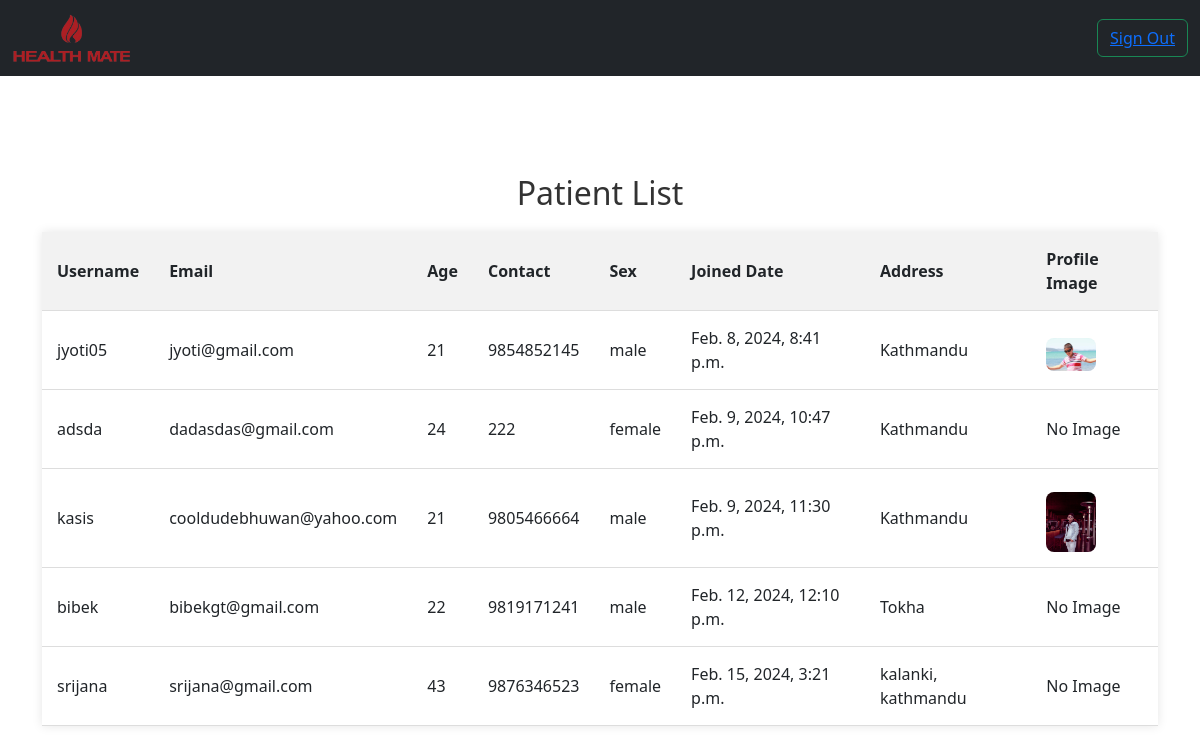
/patient_list, run on the app's committed database.
### home/models.py (models this page shows, shortened)
class CustomUser(AbstractUser):
    age = models.IntegerField(null=True, blank=True)
    contact = models.CharField(max_length=15, null=True, blank=True)
    joined_date = models.DateTimeField(auto_now_add=True)
    sex = models.CharField(max_length=10, choices=[('male', 'Male'), ('female', 'Female'), ('other', 'Other')], null=True, blank=True)
    address = models.TextField(null=True, blank=True)
    profile_image = models.ImageField(upload_to='profile_images/', null=True, blank=True)
    objects = CustomUserManager()

### home/views.py (the view)
# urls.py: path("patient_list",views.patient_list, name="patient_list"),
def patient_list(request):
    patients = CustomUser.objects.filter(is_superuser=False, doctor__isnull=True)
    context = {'patients': patients}
    return render(request, 'patient_list.html', context)

### template/patient_list.html (shortened to what this page needs)
{% extends 'admin_base.html' %}
{% block content %}
    <div class="container">
        <h2>Patient List</h2>
        <table class="patient-table">
            <thead>
                <tr>
                    <th>Username</th>
                    <th>Email</th>
                    <th>Age</th>
                    <th>Contact</th>
                    <th>Sex</th>
                    <th>Joined Date</th>
                    <th>Address</th>
                    <th>Profile Image</th>
                </tr>
            </thead>
            <tbody>
                {% for patient in patients %}
                    <tr>
                        <td>{{ patient.username }}</td>
                        <td>{{ patient.email }}</td>
                        <td>{{ patient.age }}</td>
                        <td>{{ patient.contact }}</td>
                        <td>{{ patient.sex }}</td>
                        <td>{{ patient.joined_date }}</td>
                        <td>{{ patient.address }}</td>
                        <td>
                            {% if patient.profile_image %}
                                <img src="{{ patient.profile_image.url }}" alt="{{ patient.username }} Profile Image" width="50">
                            {% else %}
                                No Image
                            {% endif %}
                        </td>
                    </tr>
                {% endfor %}
            </tbody>
        </table>
    </div>
{% endblock %}

### template/patient_list.html (style rules this page uses)
.container { margin-top: 50px; text-align: center; }
h2 { color: #333; text-align: center; margin-bottom: 20px; }
.patient-table { width: 100%; border-collapse: collapse; margin: 20px 0; box-shadow: 0 0 10px rgba(0, 0, 0, 0.1); }
.patient-table th, .patient-table td { padding: 15px; text-align: left; border-bottom: 1px solid #ddd; }
.patient-table { background-color: #fff; transition: background-color 0.3s ease; }
.patient-table th { background-color: #f2f2f2; }
.patient-table td img { max-width: 100%; height: auto; border-radius: 8px; margin-top: 8px; }

### data on the page
CustomUser: username "jyoti05", email "jyoti@gmail.com", age "21", contact "9854852145", sex "male", joined_date "Feb. 8, 2024, 8:41 p.m.", address "Kathmandu", profile_image (picture)
CustomUser: username "adsda", email "dadasdas@gmail.com", age "24", contact "222", sex "female", joined_date "Feb. 9, 2024, 10:47 p.m.", address "Kathmandu", profile_image "No Image"
CustomUser: username "kasis", email "cooldudebhuwan@yahoo.com", age "21", contact "9805466664", sex "male", joined_date "Feb. 9, 2024, 11:30 p.m.", address "Kathmandu", profile_image (picture)
CustomUser: username "bibek", email "bibekgt@gmail.com", age "22", contact "9819171241", sex "male", joined_date "Feb. 12, 2024, 12:10 p.m.", address "Tokha", profile_image "No Image"
CustomUser: username "srijana", email "srijana@gmail.com", age "43", contact "9876346523", sex "female", joined_date "Feb. 15, 2024, 3:21 p.m.", address "kalanki, kathmandu", profile_image "No Image"
